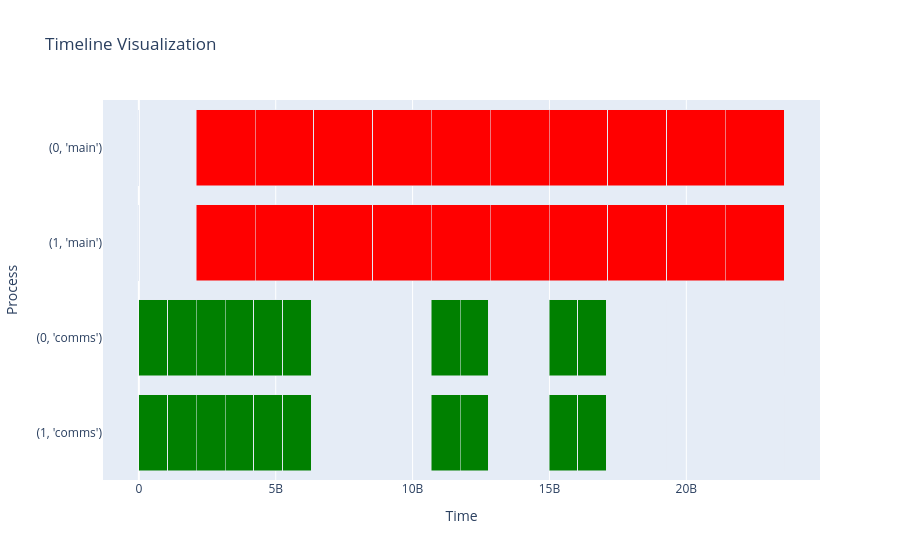

The cell this chart's notebook holds for it:
### Code cell
run_fsdp_with_delay(num_layers=5, fsdp_buffer_size=2)
from controller.simulator import simulate_commands, chrome_events, visualize_events, analyze_events
events = simulate_commands(device_mesh.ctrl.backend.worker_commands)
visualize_events(events)
